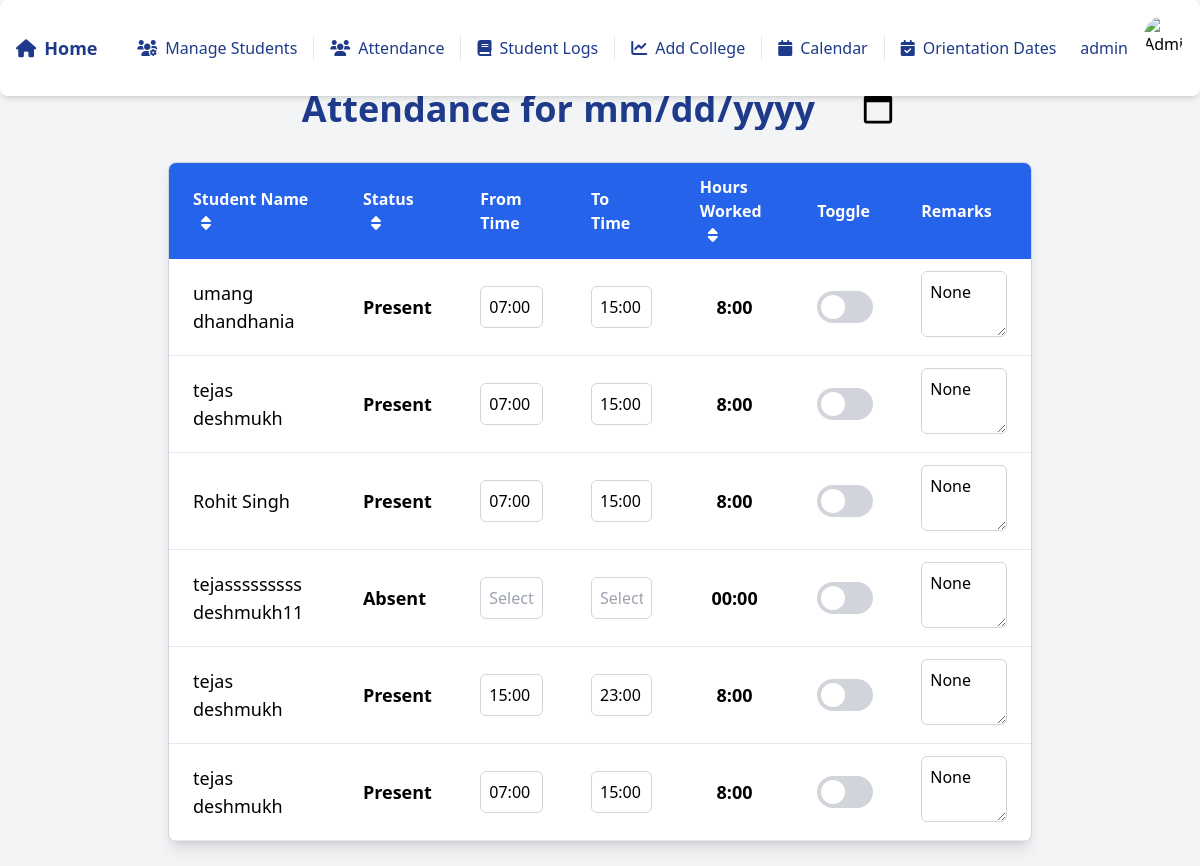
Page /attendance/ (signed in) on the earlier database version.
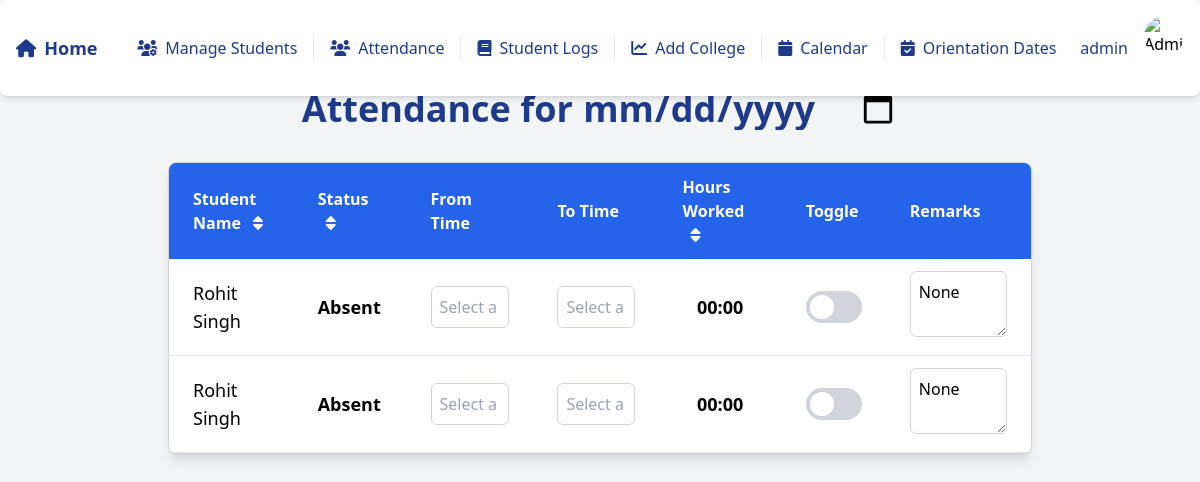
Same page on the later database version.
### students/models.py (models this page shows, shortened)
class StudentProfile(models.Model):
    SHIFT_CHOICES = [
        ('Weekdays', 'Weekdays'),
        ('Weekends', 'Weekends'),
    ]
    WEEKDAYS_CHOICES = [
        ('Monday', 'Monday'),
        ('Tuesday', 'Tuesday'),
        ('Wednesday', 'Wednesday'),
        ('Thursday', 'Thursday'),
        ('Friday', 'Friday'),
    ]
    first_name = models.CharField(max_length=100)
    last_name = models.CharField(max_length=100)
    phone = models.CharField(max_length=15, default='')
    email = models.EmailField(unique=True)
    school = models.CharField(max_length=100)
    college = models.ForeignKey(College, on_delete=models.SET_NULL, null=True, blank=True)
    lchaim_training_completed = models.BooleanField(default=False)
    police_check = models.BooleanField(default=False)
    med_docs = models.BooleanField(default=False)
    hours_requested = models.IntegerField(null=True)
    hours_completed = models.PositiveIntegerField(default=0)
    shift_requested = models.CharField(max_length=10, choices=SHIFT_CHOICES)
    weekdays_selected = models.JSONField(default=list, blank=True)  # Stores selected weekdays as a list
    assigned_shift = models.ForeignKey(Shift, on_delete=models.SET_NULL, null=True, blank=True, related_name="students")
    start_date = models.DateField(null=True)
    end_date = models.DateField(null=True)
    lchaim_orientation_date = models.ForeignKey(OrientationDate, on_delete=models.SET_NULL, null=True, blank=True)
    skills_book_completed = models.BooleanField(default=False)
    comments = models.TextField(blank=True, null=True)
    status = models.CharField(
        max_length=10,
        choices=[('Training', 'Training'), ('Graduated', 'Graduated')],
        default='Training'
    )

class VolunteerLog(models.Model):
    student = models.ForeignKey(StudentProfile, on_delete=models.CASCADE, related_name="volunteer_logs")
    date = models.DateField()
    shift = models.ForeignKey(Shift, on_delete=models.SET_NULL, null=True, blank=True)
    start_time = models.TimeField(null=True, blank=True)
    end_time = models.TimeField(null=True, blank=True)
    hours_worked = models.DecimalField(max_digits=5, decimal_places=2, null=True)
    status = models.CharField(max_length=10, choices=[('Present', 'Present'), ('Absent', 'Absent')], default='Absent')
    notes = models.TextField(blank=True, null=True)
    class Meta:
        ordering = ['date']

### students/views.py (the view)
    def wrap(request, *args, **kwargs):
        if not request.user.groups.filter(name='Admin').exists():
            return redirect('student_profile_list')
        return function(request, *args, **kwargs)

### students/views.py (called while the page is built)
def admin_required(function):
    def wrap(request, *args, **kwargs):
        if not request.user.groups.filter(name='Admin').exists():
            return redirect('student_profile_list')
        return function(request, *args, **kwargs)
    return wrap

### students/templates/attendance/attendance.html (shortened to what this page needs)
<!DOCTYPE html>
<html lang="en">
<head>
    <link href="https://cdn.jsdelivr.net/npm/tailwindcss@2.0.4/dist/tailwind.min.css" rel="stylesheet">
    <link rel="stylesheet" href="https://weareoutman.github.io/clockpicker/dist/jquery-clockpicker.min.css">
</head>
<body class="bg-gray-100 font-sans">
    {% include 'navbar.html' %}
    <div class="container mx-auto mt-16 px-6 lg:px-20 py-6">
        <h1 class="text-4xl font-semibold text-blue-900 mb-8 text-center">Attendance for
            <input type="date" id="attendance-date"
                class="text-4xl font-semibold text-blue-900 bg-transparent border-none focus:outline-none"
                value="{{ today|date:" Y-m-d" }}" onchange="updateDate(this)">
        </h1>
        <div class="overflow-x-auto bg-white border border-gray-300 rounded-lg shadow-lg">
            <table class="w-full table-auto" id="attendance-table">
                <thead class="bg-blue-600 text-white">
                    <tr>
                        <th class="px-6 py-3 text-left">
                            Student Name
                            <button onclick="sortTable(0)" class="ml-2 text-white">
                                <i class="fas fa-sort"></i>
                            </button>
                        </th>
                        <th class="px-6 py-3 text-left">
                            Status
                            <button onclick="sortTable(1)" class="ml-2 text-white">
                                <i class="fas fa-sort"></i>
                            </button>
                        </th>
                        <th class="px-6 py-3 text-left">From Time</th>
                        <th class="px-6 py-3 text-left">To Time</th>
                        <th class="px-6 py-3 text-left">
                            Hours Worked
                            <button onclick="sortTable(4)" class="ml-2 text-white">
                                <i class="fas fa-sort"></i>
                            </button>
                        </th>
                        <th class="px-6 py-3 text-left">Toggle</th>
                        <th class="px-6 py-3 text-left">Remarks</th>
                    </tr>
                </thead>
                <tbody>
                    {% for student_log in students %}
                    <tr class="border-b hover:bg-gray-50">
                        <td class="px-6 py-3 text-lg">{{ student_log.student.first_name }} {{ student_log.student.last_name }}</td>
                        <td class="px-6 py-3">
                            <span class="status-text text-lg font-semibold"
                                data-student-id="{{ student_log.student.id }}">
                                {{ student_log.log.status|default:'Present' }}
                            </span>
                        </td>
                        <td class="px-6 py-3">
                            <input type="text" name="time" class="from-time clockpicker w-full p-2 border border-gray-300 rounded-md"
                                data-student-id="{{ student_log.student.id }}" placeholder="Select a time"
                                value="{{ student_log.log.start_time|time:'H:i' }}" onchange="calculateAndSaveHours(this)">
                        </td>
                        <td class="px-6 py-3">
                            <input type="text" name="time" class="to-time clockpicker w-full p-2 border border-gray-300 rounded-md"
                                data-student-id="{{ student_log.student.id }}" placeholder="Select a time"
                                value="{{ student_log.log.end_time|time:'H:i' }}" onchange="calculateAndSaveHours(this)">
                        </td>
                        <td class="px-6 py-3 text-center">
                            <span class="hours-worked text-lg font-semibold"
                                data-student-id="{{ student_log.student.id }}">
                                {{ student_log.log.hours_worked|default:0 }}
                            </span>
                        </td>
                        <td class="px-6 py-3">
                            <label class="flex items-center cursor-pointer">
                                <div class="relative">
                                    <div class="block bg-gray-300 w-14 h-8 rounded-full transition-colors duration-300"></div>
                                    <div class="dot absolute left-1 top-1 bg-white w-6 h-6 rounded-full transition-transform duration-300"></div>
                                </div>
                            </label>
                        </td>
                        <td class="px-6 py-3">
                            <textarea name="notes" class="remarks-field w-full p-2 border border-gray-300 rounded-md"
                                data-student-id="{{ student_log.student.id }}"
                                oninput="saveAttendance(this)">{{ student_log.log.notes }}</textarea>
                        </td>
                    </tr>
                    {% endfor %}
                </tbody>
            </table>
        </div>
    </div>
</body>
</html>

### students/templates/navbar.html (shortened to what this page needs)
<!DOCTYPE html>
<html lang="en">
<head>
    <link href="https://cdnjs.cloudflare.com/ajax/libs/font-awesome/6.0.0-beta3/css/all.min.css" rel="stylesheet">
    <script src="https://cdn.tailwindcss.com"></script>
</head>
<body class="bg-gray-100">
<div class="fixed w-full top-0 left-0 z-20">
    <div class="bg-white shadow-md p-4 rounded-lg flex justify-between items-center">
        <div class="flex items-center space-x-4">
            <a href="/" class="text-blue-900 hover:text-blue-700 text-lg font-semibold flex items-center space-x-2 transition duration-300">
                <i class="fas fa-home"></i>
                <span>Home</span>
            </a>
        </div>
        <div class="hidden lg:flex items-center space-x-4">
            <a href="{% url 'student_profile_list' %}" class="text-blue-900 hover:text-blue-700 flex items-center space-x-2 transition duration-300 border-r pr-4">
                <i class="fas fa-users-cog"></i> <span>Manage Students</span>
            </a>
            <a href="{% url 'student_attendance' %}" class="text-blue-900 hover:text-blue-700 flex items-center space-x-2 transition duration-300 border-r pr-4">
                <i class="fas fa-users"></i> <span>Attendance</span>
            </a>
            <a href="{% url 'student_logs' %}" class="text-blue-900 hover:text-blue-700 flex items-center space-x-2 transition duration-300 border-r pr-4">
                <i class="fas fa-book"></i> <span>Student Logs</span>
            </a>
            <a href="{% url 'create_college' %}" class="text-blue-900 hover:text-blue-700 flex items-center space-x-2 transition duration-300 border-r pr-4">
                <i class="fas fa-chart-line"></i> <span>Add College</span>
            </a>
            <a href="{% url 'calendar_student_logs' %}" class="text-blue-900 hover:text-blue-700 flex items-center space-x-2 transition duration-300 border-r pr-4">
                <i class="fas fa-calendar"></i> <span>Calendar</span>
            </a>
            <a href="{% url 'orientation_date_list' %}" class="text-blue-900 hover:text-blue-700 flex items-center space-x-2 transition duration-300">
                <i class="fas fa-calendar-check"></i> <span>Orientation Dates</span>
            </a>
        </div>
        <div class="hidden lg:flex items-center space-x-4 relative">
            <span class="text-blue-900">{{ user.username }}</span>
            <div class="relative">
                <button id="profileDropdownToggle" class="focus:outline-none">
                    {% if user.is_superuser %}
                    <img src="https://imgs.search.brave.com/NC51VdJXCpWmrErvqbLS_f4HHRojgDZTWB6Bi_doPWA/rs:fit:860:0:0:0/g:ce/aHR0cHM6Ly9pbWcu/ZnJlZXBpay5jb20v/ZnJlZS1waG90by9w/b3J0cmFpdC1zZW5p/b3ItZmVtYWxlLXBy/b2Zlc3Nvci1lZHVj/YXRpb24tZGF5XzIz/LTIxNTA5ODAwODgu/anBnP3NlbXQ9YWlz/X2h5YnJpZA" alt="Admin Avatar" class="w-10 h-10 rounded-full cursor-pointer">
                    {% else %}
                    <img src="https://imgs.search.brave.com/4dZymj9_G3yyq_rtQBB3436cJcDYW3nWByX4-l_re3s/rs:fit:500:0:0:0/g:ce/aHR0cHM6Ly9pLnBp/bmltZy5jb20vb3Jp/Z2luYWxzL2FmL2Y5/LzVkL2FmZjk1ZGMx/MjVhMzg1ZDBkNmM1/YzVlNDdiNjliMzdh/LmpwZw" alt="School Avatar" class="w-10 h-10 rounded-full cursor-pointer">
                    {% endif %}
                </button>
            </div>
        </div>
    </div>
</div>
</body>
</html>

Differences in the rows shown:
removed StudentProfile: student.first_name "umang", student.last_name "dhandhania", log.status "Present", time "07:00", time "15:00", log.hours_worked "8:00", notes "None"
removed StudentProfile: student.first_name "tejas", student.last_name "deshmukh", log.status "Present", time "07:00", time "15:00", log.hours_worked "8:00", notes "None"
removed StudentProfile: student.first_name "Rohit", student.last_name "Singh", log.status "Present", time "07:00", time "15:00", log.hours_worked "8:00", notes "None"
removed StudentProfile: student.first_name "tejasssssssss", student.last_name "deshmukh11", log.status "Absent", log.hours_worked "00:00", notes "None"
removed StudentProfile: student.first_name "tejas", student.last_name "deshmukh", log.status "Present", time "15:00", time "23:00", log.hours_worked "8:00", notes "None"
removed StudentProfile: student.first_name "tejas", student.last_name "deshmukh", log.status "Present", time "07:00", time "15:00", log.hours_worked "8:00", notes "None"
added StudentProfile: student.first_name "Rohit", student.last_name "Singh", log.status "Absent", log.hours_worked "00:00", notes "None"
added StudentProfile: student.first_name "Rohit", student.last_name "Singh", log.status "Absent", log.hours_worked "00:00", notes "None"
